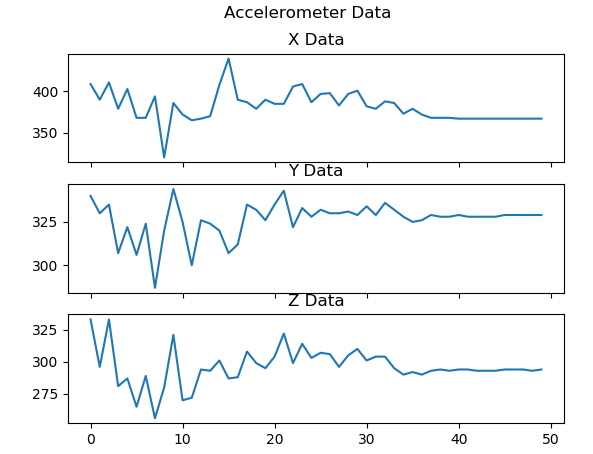

This figure's Python source:
# To plot the x,y,z data of accelerometer
# Makes a subplot

import serial,time
import matplotlib.pyplot as plt
import numpy as np


ser=serial.Serial(port='/dev/ttyACM12',baudrate=500000,timeout=0.5)
#To find the name of port use ls /dev/serial/by-id/ in terminal
# In Arduino see in the status bar
time.sleep(0.1)

x=[0]*50
y=[0]*50
z=[0]*50

plt.ion()# it opens the interactive session (changes in graph appears at once )
#plt.ioff# off the interactive graph

f, (ax1, ax2, ax3) = plt.subplots(3, sharex=True, sharey=False)

f.suptitle("Accelerometer Data")#adds a main title

while 1:
	ardSer= ser.readline().decode('ascii').split(" ")
	#removes 'b' and apostrophe  characters from the serial data 

	while ser.inWaiting()==0: #if no data is coming then stay here only
		pass
	if len(ardSer)==3:#so that if other string comes graph does not give error

		x.append(float(ardSer[1]))
		y.append(float(ardSer[0]))	
		z.append(float(ardSer[2]))

		del(y[0])
		del(x[0])
		del(z[0])


		ax1.clear()
		ax2.clear()
		ax3.clear()

		ax1.plot(x)
		ax2.plot(y) 
		ax3.plot(z)

		ax1.set_title('X Data')
		ax2.set_title('Y Data')
		ax3.set_title('Z Data')
		plt.pause(0.001)

		print(ardSer)

		adrSer=""		
	
